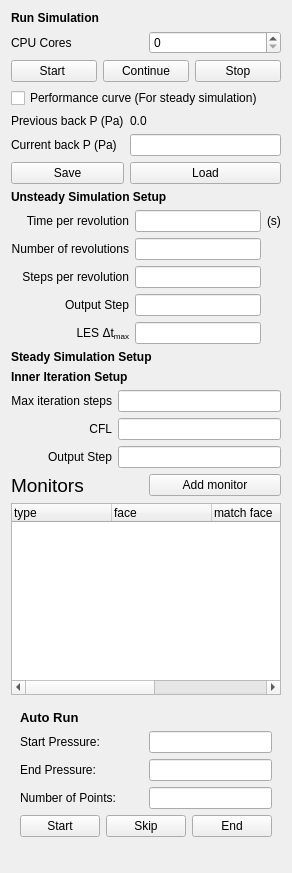
             <widget class="QWidget" name="savetab">
              <layout class="QVBoxLayout" name="verticalLayout_7">
               <item>
                <layout class="QGridLayout" name="unstead_simulation_layout_2"/>
               </item>
               <item>
                <widget class="QLabel" name="label_6">
                 <property name="text">
                  <string>&lt;html&gt;&lt;head/&gt;&lt;body&gt;&lt;p&gt;&lt;span style=&quot; font-weight:700;&quot;&gt;Run Simulation&lt;/span&gt;&lt;/p&gt;&lt;/body&gt;&lt;/html&gt;</string>
                 </property>
                </widget>
               </item>
               <item>
                <layout class="QHBoxLayout" name="horizontalLayout_5">
                 <item>
                  <widget class="QLabel" name="label_9">
                   <property name="text">
                    <string>CPU Cores</string>
                   </property>
                  </widget>
                 </item>
                 <item>
                  <widget class="QSpinBox" name="spinCPU">
                   <property name="maximum">
                    <number>9999</number>
                   </property>
                  </widget>
                 </item>
                </layout>
               </item>
               <item>
                <layout class="QHBoxLayout" name="horizontalLayout_6"/>
               </item>
               <item>
                <layout class="QGridLayout" name="unstead_simulation_layout_3">
                 <item row="2" column="0">
                  <widget class="QPushButton" name="start_simulation_button">
                   <property name="text">
                    <string>Start </string>
                   </property>
                  </widget>
                 </item>
                 <item row="2" column="1">
                  <widget class="QPushButton" name="continue_simulation_button">
                   <property name="text">
                    <string>Continue</string>
                   </property>
                  </widget>
                 </item>
                 <item row="2" column="2">
                  <widget class="QPushButton" name="stop_simulation_button">
                   <property name="text">
                    <string>Stop</string>
                   </property>
                  </widget>
                 </item>
                </layout>
               </item>
               <item>
                <widget class="QCheckBox" name="checkBox_performance">
                 <property name="text">
                  <string>Performance curve (For steady simulation)</string>
                 </property>
                </widget>
               </item>
               <item>
                <layout class="QGridLayout" name="curve_grid_layout">
                 <item row="1" column="0">
                  <widget class="QLabel" name="current_p_label">
                   <property name="text">
                    <string>Previous back P (Pa)</string>
                   </property>
                  </widget>
                 </item>
                 <item row="2" column="1">
                  <widget class="QLineEdit" name="target_p_value"/>
                 </item>
                 <item row="1" column="1">
                  <widget class="QLabel" name="current_p_value">
                   <property name="text">
                    <string>0.0</string>
                   </property>
                  </widget>
                 </item>
                 <item row="2" column="0">
                  <widget class="QLabel" name="target_p_label">
                   <property name="text">
                    <string>Current back P (Pa)</string>
                   </property>
                  </widget>
                 </item>
                 <item row="3" column="0">
                  <widget class="QPushButton" name="save_p_button">
                   <property name="text">
                    <string>Save</string>
                   </property>
                  </widget>
                 </item>
                 <item row="3" column="1">
                  <widget class="QPushButton" name="load_p_button">
                   <property name="text">
                    <string>Load</string>
                   </property>
                  </widget>
                 </item>
                </layout>
               </item>
               <item>
                <widget class="QLabel" name="unsteady_simulation_label">
                 <property name="text">
                  <string>&lt;html&gt;&lt;head/&gt;&lt;body&gt;&lt;p&gt;&lt;span style=&quot; font-weight:700;&quot;&gt;Unsteady Simulation Setup&lt;/span&gt;&lt;/p&gt;&lt;/body&gt;&lt;/html&gt;</string>
                 </property>
                </widget>
               </item>
               <item>
                <layout class="QGridLayout" name="unstead_simulation_layout">
                 <item row="4" column="1">
                  <widget class="QLineEdit" name="step_per_cycle_lineEdit">
                   <property name="text">
                    <string/>
                   </property>
                  </widget>
                 </item>
                 <item row="2" column="1">
                  <widget class="QLineEdit" name="period_lineEdit">
                   <property name="text">
                    <string/>
                   </property>
                  </widget>
                 </item>
                 <item row="5" column="0">
                  <widget class="QLabel" name="output_unsteady_label">
                   <property name="text">
                    <string>&lt;html&gt;&lt;head/&gt;&lt;body&gt;&lt;p align=&quot;right&quot;&gt;Output Step&lt;/p&gt;&lt;/body&gt;&lt;/html&gt;</string>
                   </property>
                  </widget>
                 </item>
                 <item row="5" column="1">
                  <widget class="QLineEdit" name="output_unsteady_lineEdit">
                   <property name="text">
                    <string/>
                   </property>
                  </widget>
                 </item>
                 <item row="2" column="0">
                  <widget class="QLabel" name="period_label">
                   <property name="text">
                    <string>&lt;html&gt;&lt;head/&gt;&lt;body&gt;&lt;p align=&quot;right&quot;&gt;Time per revolution&lt;/p&gt;&lt;/body&gt;&lt;/html&gt;</string>
                   </property>
                  </widget>
                 </item>
                 <item row="6" column="0">
                  <widget class="QLabel" name="label_les_dt">
                   <property name="text">
                    <string>&lt;html&gt;&lt;head/&gt;&lt;body&gt;&lt;p align=&quot;right&quot;&gt;LES Δt&lt;span style=&quot; vertical-align:sub;&quot;&gt;max&lt;/span&gt;&lt;/p&gt;&lt;/body&gt;&lt;/html&gt;</string>
                   </property>
                  </widget>
                 </item>
                 <item row="3" column="1">
                  <widget class="QLineEdit" name="n_cycle_lineEdit">
                   <property name="text">
                    <string/>
                   </property>
                  </widget>
                 </item>
                 <item row="4" column="0">
                  <widget class="QLabel" name="step_per_cycle_label">
                   <property name="text">
                    <string>&lt;html&gt;&lt;head/&gt;&lt;body&gt;&lt;p align=&quot;right&quot;&gt;Steps per revolution&lt;/p&gt;&lt;/body&gt;&lt;/html&gt;</string>
                   </property>
                  </widget>
                 </item>
                 <item row="6" column="1">
                  <widget class="QLineEdit" name="lineEdit_les_dt"/>
                 </item>
                 <item row="3" column="0">
                  <widget class="QLabel" name="n_cycle_label">
                   <property name="text">
                    <string>&lt;html&gt;&lt;head/&gt;&lt;body&gt;&lt;p align=&quot;right&quot;&gt;Number of revolutions&lt;/p&gt;&lt;/body&gt;&lt;/html&gt;</string>
                   </property>
                  </widget>
                 </item>
                 <item row="2" column="2">
                  <widget class="QLabel" name="period_unit_label">
                   <property name="text">
                    <string>&lt;html&gt;&lt;head/&gt;&lt;body&gt;&lt;p&gt;(s)&lt;/p&gt;&lt;/body&gt;&lt;/html&gt;</string>
                   </property>
                  </widget>
                 </item>
                </layout>
               </item>
               <item>
                <widget class="QLabel" name="steady_iteration_label">
                 <property name="text">
                  <string>&lt;html&gt;&lt;head/&gt;&lt;body&gt;&lt;p&gt;&lt;span style=&quot; font-weight:700;&quot;&gt;Steady Simulation Setup&lt;/span&gt;&lt;/p&gt;&lt;/body&gt;&lt;/html&gt;</string>
                 </property>
                </widget>
               </item>
               <item>
                <widget class="QLabel" name="unsteady_inner_label">
                 <property name="text">
                  <string>&lt;html&gt;&lt;head/&gt;&lt;body&gt;&lt;p&gt;&lt;span style=&quot; font-weight:700;&quot;&gt;Inner Iteration Setup&lt;/span&gt;&lt;/p&gt;&lt;/body&gt;&lt;/html&gt;</string>
                 </property>
                </widget>
               </item>
               <item>
                <layout class="QGridLayout" name="steady_simulation_layout">
                 <item row="3" column="1">
                  <widget class="QLineEdit" name="CFL_lineEdit">
                   <property name="text">
                    <string/>
                   </property>
                  </widget>
                 </item>
                 <item row="2" column="1">
                  <widget class="QLineEdit" name="iteration_step_lineEdit">
                   <property name="text">
                    <string/>
                   </property>
                  </widget>
                 </item>
                 <item row="2" column="0">
                  <widget class="QLabel" name="iteration_step_label">
                   <property name="text">
                    <string>&lt;html&gt;&lt;head/&gt;&lt;body&gt;&lt;p align=&quot;right&quot;&gt;Max iteration steps&lt;/p&gt;&lt;/body&gt;&lt;/html&gt;</string>
                   </property>
                  </widget>
                 </item>
                 <item row="3" column="0">
                  <widget class="QLabel" name="CFL_label">
                   <property name="text">
                    <string>&lt;html&gt;&lt;head/&gt;&lt;body&gt;&lt;p align=&quot;right&quot;&gt;CFL&lt;/p&gt;&lt;/body&gt;&lt;/html&gt;</string>
                   </property>
                  </widget>
                 </item>
                 <item row="4" column="1">
                  <widget class="QLineEdit" name="output_steady_lineEdit">
                   <property name="text">
                    <string/>
                   </property>
                  </widget>
                 </item>
                 <item row="4" column="0">
                  <widget class="QLabel" name="output_steady_label">
                   <property name="text">
                    <string>&lt;html&gt;&lt;head/&gt;&lt;body&gt;&lt;p align=&quot;right&quot;&gt;Output Step&lt;/p&gt;&lt;/body&gt;&lt;/html&gt;</string>
                   </property>
                  </widget>
                 </item>
                </layout>
               </item>
               <item>
                <layout class="QGridLayout" name="steady_simulation_layout_2">
                 <item row="2" column="0">
                  <widget class="QLabel" name="monitor_label">
                   <property name="text">
                    <string>&lt;html&gt;&lt;head/&gt;&lt;body&gt;&lt;p&gt;&lt;span style=&quot; font-size:14pt;&quot;&gt;Monitors&lt;/span&gt;&lt;/p&gt;&lt;/body&gt;&lt;/html&gt;</string>
                   </property>
                  </widget>
                 </item>
                 <item row="2" column="1">
                  <widget class="QPushButton" name="pushButton">
                   <property name="text">
                    <string>Add monitor</string>
                   </property>
                  </widget>
                 </item>
                </layout>
               </item>
               <item>
                <widget class="QTreeWidget" name="monitor_tree">
                 <column>
                  <property name="text">
                   <string>type</string>
                  </property>
                 </column>
                 <column>
                  <property name="text">
                   <string>face </string>
                  </property>
                 </column>
                 <column>
                  <property name="text">
                   <string>match face</string>
                  </property>
                 </column>
                 <column>
                  <property name="text">
                   <string>average type</string>
                  </property>
                 </column>
                 <column>
                  <property name="text">
                   <string>delete</string>
                  </property>
                 </column>
                </widget>
               </item>
               <item>
                <widget class="QWidget" name="widget_13" native="true">
                 <layout class="QGridLayout" name="gridLayout">
                  <item row="0" column="0">
                   <widget class="QLabel" name="label_44">
                    <property name="font">
                     <font>
                      <family>.AppleSystemUIFont</family>
                      <pointsize>10</pointsize>
                      <weight>75</weight>
                      <bold>true</bold>
                     </font>
                    </property>
                    <property name="text">
                     <string>Auto Run</string>
                    </property>
                   </widget>
                  </item>
                  <item row="1" column="0">
                   <widget class="QLabel" name="label_14">
                    <property name="text">
                     <string>Start Pressure:</string>
                    </property>
                   </widget>
                  </item>
                  <item row="2" column="2" colspan="2">
                   <widget class="QLineEdit" name="LEdit_EndPressure_AutoRun"/>
                  </item>
                  <item row="4" column="1" colspan="2">
                   <widget class="QPushButton" name="Btn_Skip_AutoRun">
                    <property name="text">
                     <string>Skip</string>
                    </property>
                   </widget>
                  </item>
                  <item row="4" column="3">
                   <widget class="QPushButton" name="Btn_End_AutoRun">
                    <property name="text">
                     <string>End</string>
                    </property>
                   </widget>
                  </item>
                  <item row="1" column="2" colspan="2">
                   <widget class="QLineEdit" name="LEdit_StartPressure_AutoRun"/>
                  </item>
                  <item row="2" column="0">
                   <widget class="QLabel" name="label_15">
                    <property name="text">
                     <string>End Pressure:</string>
                    </property>
                   </widget>
                  </item>
                  <item row="3" column="0" colspan="2">
                   <widget class="QLabel" name="label_43">
                    <property name="text">
                     <string>Number of Points:</string>
                    </property>
                   </widget>
                  </item>
                  <item row="3" column="2" colspan="2">
                   <widget class="QLineEdit" name="LEdit_NumPoints_AutoRun">
                    <property name="text">
                     <string/>
                    </property>
                   </widget>
                  </item>
                  <item row="4" column="0">
                   <widget class="QPushButton" name="Btn_Start_AutoRun">
                    <property name="text">
                     <string>Start</string>
                    </property>
                   </widget>
                  </item>
                 </layout>
                </widget>
               </item>
               <item>
                <spacer name="verticalSpacer_7">
                 <property name="orientation">
                  <enum>Qt::Vertical</enum>
                 </property>
                 <property name="sizeHint" stdset="0">
                  <size>
                   <width>20</width>
                   <height>16</height>
                  </size>
                 </property>
                </spacer>
               </item>
              </layout>
             </widget>
